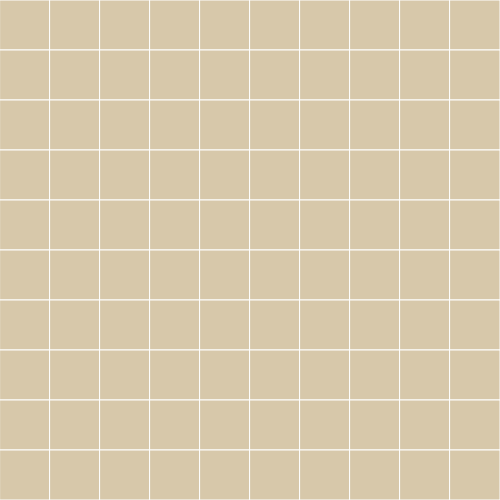
Frame 1 (no input)
Frame 60 (no input): identical to frame 1, image omitted
Frame 120 (the mouse pressed at the canvas centre since frame 60): identical to frame 1, image omitted

The p5.js sketch that drew this single still picture (run headless with seeded random() and noise() and a simulated clock; from frame 60 on, the mouse is pressed at the canvas centre):

// p5.js sketch
// ── sketch.js
//https://github.com/stavrosdidakis/DAT-GAD-405_2017
//https://p5js.org

//DAT405 / GAD405
//10_Exercise 5 - Interactive Color Grid

let tileSize = 50;

function setup() {
  createCanvas(500, 500); //Use this function to define the size of the output window
  stroke(255);
}

function draw() {
  background(0); //Set your background color to black (0)

  //code here...
  for (let y = 0; y < 10; y++) {
    for (let x = 0; x < 10; x++) {
      //Draw the background shapes
      fill(215, 200, 170);
      rect(tileSize * x, tileSize * y, tileSize, tileSize);
}
}

}
